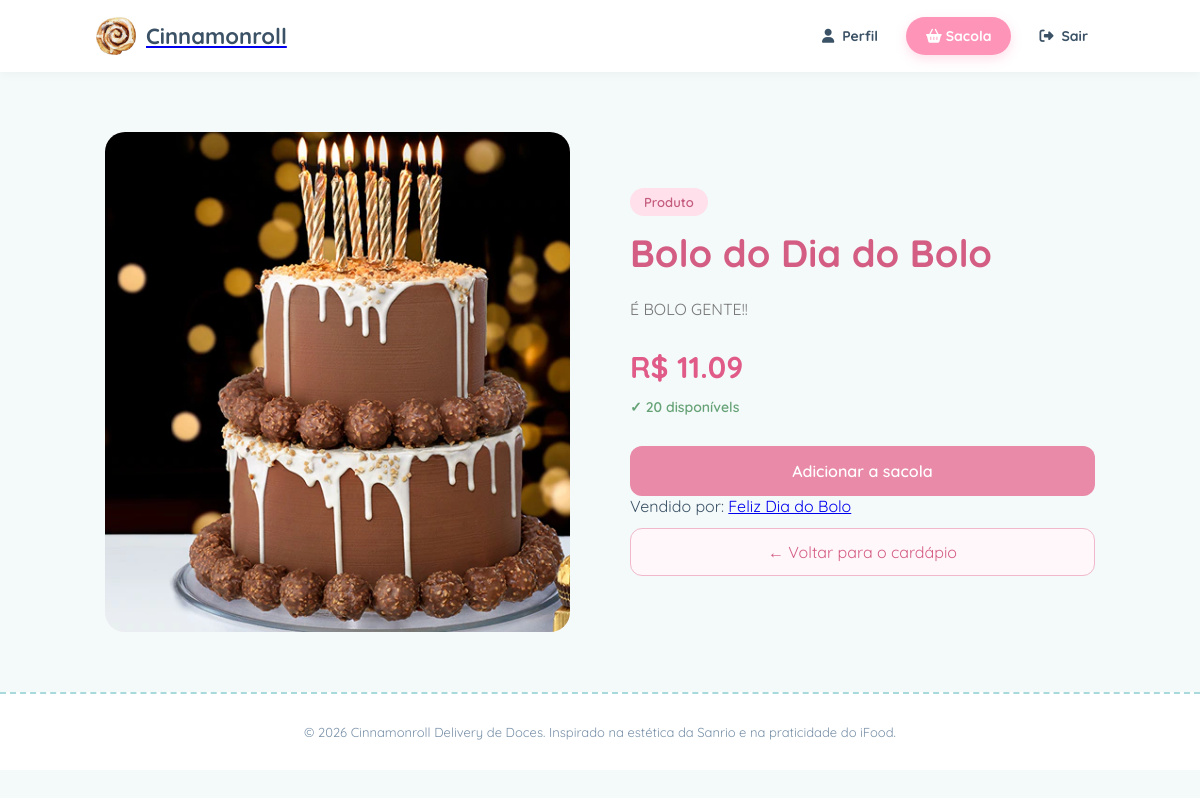
The app's page /produto/28/ (signed in) with its own data.
### core/models.py (models this page shows, shortened)
class Produto(models.Model):
    vendedor = models.ForeignKey(
        Perfil,
        on_delete=models.CASCADE,
        related_name="produtos",
        limit_choices_to={"tipo": "VENDEDOR"}
    )
    nome = models.CharField(max_length=100)
    descricao = models.TextField()
    preco = models.DecimalField(max_digits=8, decimal_places=2)
    estoque = models.PositiveIntegerField(default=0)
    imagem = models.ImageField(upload_to="produtos/", blank=True, null=True)

class Perfil(models.Model):
    TIPO_USUARIO = (
        ("CLIENTE", "Cliente"),
        ("VENDEDOR", "Vendedor"),
        ("ADMINISTRADOR", "Admin"),
    )
    usuario = models.OneToOneField(
        User,
        on_delete=models.CASCADE,
        related_name="perfil"
    )
    tipo = models.CharField(max_length=13, choices=TIPO_USUARIO)
    telefone = models.CharField(max_length=20, blank=True)
    endereco = models.CharField(max_length=255, blank=True)
    nome_loja = models.CharField(max_length=100, blank=True)
    descricao_loja = models.TextField(blank=True)
    foto = models.ImageField(upload_to="lojas/", blank=True, null=True)

### core/views.py (the view)
# urls.py: path('produto/<int:id>/', views.detalhe_produto, name='produto'),
@login_required
def detalhe_produto(request, id):
    produto = get_object_or_404(Produto, id=id)
    return render(request, 'core/detalhe_produto.html', {
        'produto': produto
    })

### core/templates/core/detalhe_produto.html (shortened to what this page needs)
{% extends 'core/base.html' %}
{% load static %}
{% block head %}
<link rel="stylesheet" href="{% static 'produto.css' %}">
{% endblock %}
{% block content %}
<div class="produto-detalhe">
    <div class="produto-detalhe-imagem">
        {% if produto.imagem %}
            <img
                src="{{ produto.imagem.url }}"
                alt="{{ produto.nome }}"
            >
        {% else %}
            <div class="produto-sem-imagem">
                🍰
            </div>
        {% endif %}
    </div>
    <div class="produto-detalhe-info">
        <span class="produto-badge">Produto</span>
        <h1>{{ produto.nome }}</h1>
        {% if produto.descricao %}
            <p class="produto-descricao">
                {{ produto.descricao }}
            </p>
        {% endif %}
        <div class="produto-preco">
            R$ {{ produto.preco|floatformat:2 }}
        </div>
        <div class="produto-estoque">
            {% if produto.estoque > 0 %}
                <span class="estoque-disponivel">
                    ✓ {{ produto.estoque }} disponível{{ produto.estoque|pluralize }}
                </span>
            {% else %}
                <span class="estoque-esgotado">
                    Produto esgotado
                </span>
            {% endif %}
        </div>
        {% if produto.estoque > 0 %}
                {% if   user.perfil.tipo == "CLIENTE" or not perfil.id %}
                <form
                    method="POST"
                    action="{% url 'adicionar_carrinho' produto.id %}"
                    class="form-carrinho" >
                    <button type="submit" class="btn-carrinho">
                        Adicionar a sacola
                    </button>
                </form>
                        {% endif %}
        {% else %}
            <button type="button" class="btn-carrinho btn-desativado" disabled>
                Produto esgotado
            </button>
        {% endif %}
        <p>
        Vendido por:
<a href="{% url 'perfilVendedor_id' produto.vendedor.id %}">
    {{ produto.vendedor.nome_loja }}
</a>
        </p>
        <a href="{% url 'cardapio' %}" class="btn-voltar">
            ← Voltar para o cardápio
        </a>
    </div>
</div>
{% endblock %}

### static/style.css (style rules this page uses)
:root { --primary-blue: #a8dadc; --light-blue: #f4f9f9; --accent-pink: #ff94b9; --soft-pink-bg: #fff0f5; --soft-yellow: #fff3bf; --text-color: #3b5266; --text-muted: #7890a8; --white: #ffffff; --gray-bg: #f4f6f8; --border-color: #eef2f6; --shadow-soft: 0 4px 16px rgba(168, 218, 220, 0.15); --border-radius-lg: 20px; --border-radius-sm: 14px; }
* { margin: 0; padding: 0; box-sizing: border-box; font-family: 'Quicksand', sans-serif; }
body { background-color: var(--light-blue); color: var(--text-color); }

### static/produto.css (style rules this page uses)
.produto-detalhe { width: min(1100px, 90%); margin: 60px auto; display: grid; grid-template-columns: 1fr 1fr; gap: 60px; align-items: center; }
.produto-detalhe-imagem { width: 100%; height: 500px; border-radius: 20px; overflow: hidden; background: #fff0f5; display: flex; align-items: center; justify-content: center; }
.produto-detalhe-imagem img { width: 100%; height: 100%; object-fit: cover; }
.produto-detalhe-info { display: flex; flex-direction: column; align-items: flex-start; }
.produto-badge { display: inline-block; padding: 6px 14px; margin-bottom: 15px; border-radius: 20px; background: #ffe0eb; color: #c45b7c; font-size: 13px; font-weight: 600; }
.produto-detalhe-info h1 { margin: 0 0 20px; font-size: 38px; line-height: 1.2; color: #d45d83; }
.produto-descricao { margin: 0 0 25px; color: #777; font-size: 16px; line-height: 1.7; }
.produto-preco { margin-bottom: 12px; font-size: 30px; font-weight: 700; color: #e05b87; }
.produto-estoque { margin-bottom: 30px; font-size: 14px; }
.estoque-disponivel { color: #65a276; font-weight: 600; }
.form-carrinho { width: 100%; }
.btn-carrinho { width: 100%; padding: 15px 20px; border: none; border-radius: 12px; background: #e88aa8; color: white; font-size: 16px; font-weight: 600; cursor: pointer; transition: all 0.2s ease; }
.btn-voltar { width: 100%; box-sizing: border-box; margin-top: 12px; padding: 13px 20px; border: 1px solid #f0b8ca; border-radius: 12px; text-align: center; text-decoration: none; color: #d45d83; background: #fff7fa; transition: all 0.2s ease; }

### records on screen
Produto: imagem (picture), nome "Bolo do Dia do Bolo", descricao "É BOLO GENTE!!", preco "11.09", estoque "20", vendedor.nome_loja "Feliz Dia do Bolo"
